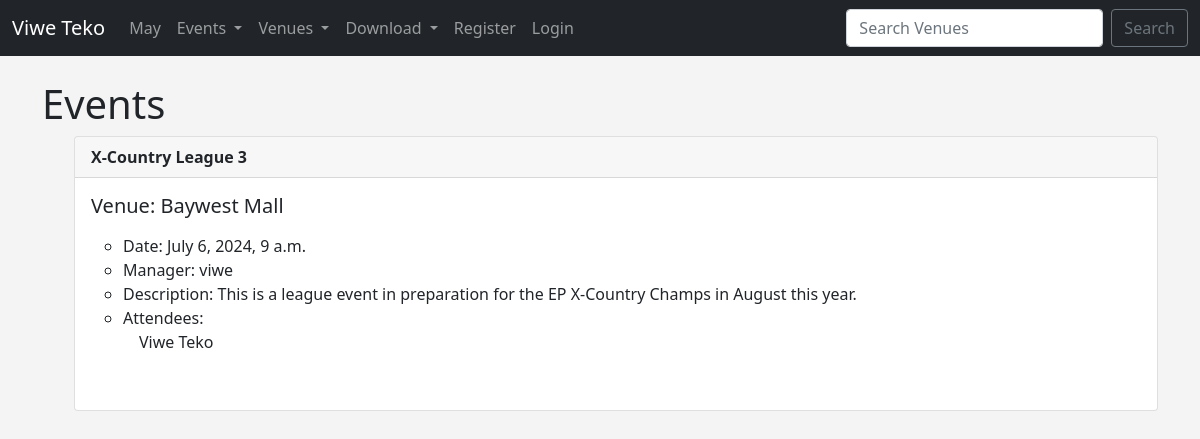
Screenshot of /events/ with the database file from the repository.
### events/models.py (models this page shows)
class Event(models.Model):
    name = models.CharField('Event Name', max_length=100)
    event_date = models.DateTimeField('Event Date')
    venue = models.ForeignKey(Venue, blank=True, on_delete=models.CASCADE)
    manager = models.ForeignKey(User, blank=True, null=True,
    on_delete=models.SET_NULL)
    description = models.TextField(blank=True)
    attendees = models.ManyToManyField(MyClubUser, blank=True)
    def __str__(self):
        return self.name

class Venue(models.Model):
    name = models.CharField('Venue Name', max_length=100)
    address = models.CharField(max_length=300)
    city = models.CharField(max_length=100)
    phone = models.CharField('Phone Number', max_length=10)
    zip_code = models.CharField('Zip Code', max_length=10, blank=True)
    web = models.URLField('Website address', blank=True)
    email = models.EmailField('Email', blank=True)
    owner = models.IntegerField('Venue Owner', blank=False, default=1)
    def __str__(self):
        return self.name

class MyClubUser(models.Model):
    first_name = models.CharField('First Name', max_length=100)
    last_name = models.CharField('Last Name', max_length=100)
    email = models.EmailField('Email', blank=True)
    def __str__(self):
        return self.first_name + ' ' + self.last_name

### events/views.py (the view)
# urls.py: path('events/', views.all_events, name="list-events"),
def all_events(request):
    event_list = Event.objects.all().order_by('event_date')
    return render(request, 'events/event_list.html',
    {'event_list': event_list})

### events/templates/events/event_list.html (shortened to what this page needs)
{% extends 'events/base.html' %}
{% block content %}
    <h1>Events</h1>
    <ul>
{% for event in event_list %}
<div class="card">
    <div class="card-header">
        <strong>{{ event }}</strong>
    </div>
    <div class="card-body">
      <h5 class="card-title">Venue: {{ event.venue }}</h5>
      <p class="card-text">
        <ul>
            <li>Date: {{ event.event_date }}</li>
            <li>Manager: {{ event.manager }}</li>
            <li>Description: {{ event.description }}</li>
            <li>Attendees:<br/>
            {% for user in event.attendees.all %}
            &emsp;{{ user }} <br/>
            {% endfor %}
            </li>
            </ul>
            <br/>
      </p>
    </div>
  </div>
  {% endfor %}
  </ul>
{% endblock %}

### events/templates/events/base.html (style rules this page uses)
body { background-color: #f4f4f4; }

### rows the page displays
Event: name "X-Country League 3", venue "Baywest Mall", event_date "July 6, 2024, 9 a.m.", manager "viwe", description "This is a league event in preparation for the EP X-Country Champs in August this year."
MyClubUser: first_name+last_name "Viwe Teko"
